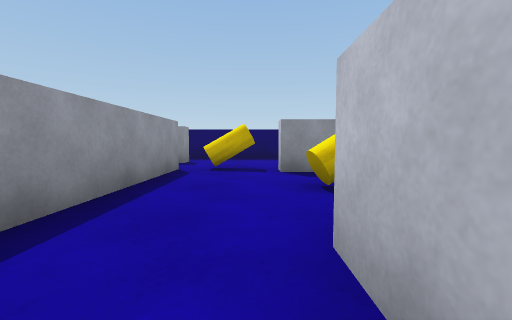
[1] (above)

24 first-person views from a walk through a 3-D level made in the Unity game engine. The camera is 0.57 m above the floor, tilts 4° down and sees 90° across. The floor is counted in squares, 1 m on a side. Each view is taken from the middle of a square. On the plan, view 1 faces up. The plan holds only what a view shows up to about 9 squares ahead; the rest is blank. The player character is not drawn.

[2]
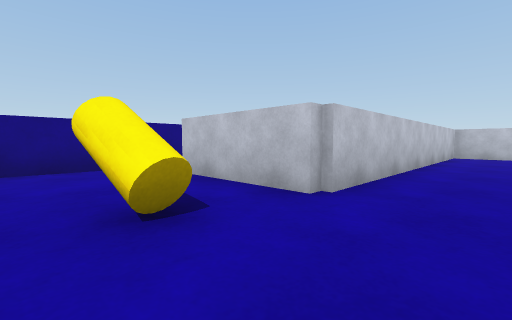

[3]
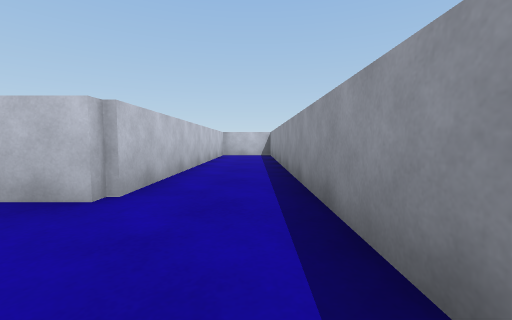

[4]
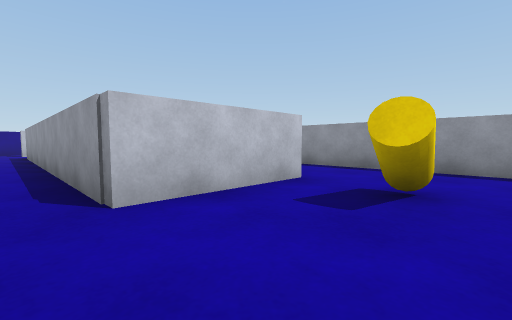

[5]
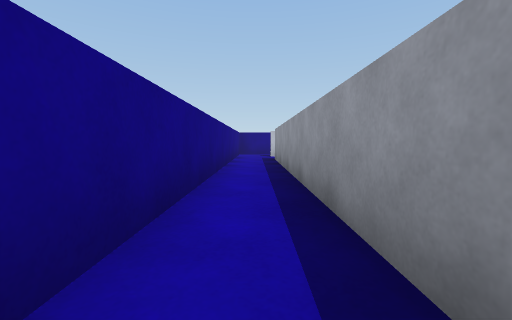

[6]
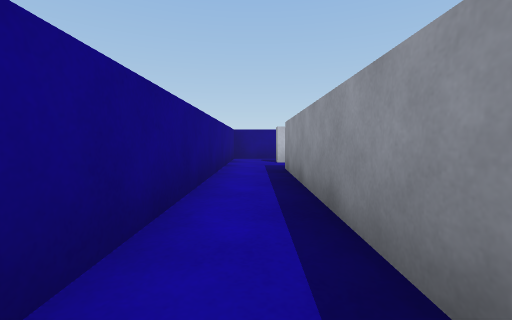

[7]
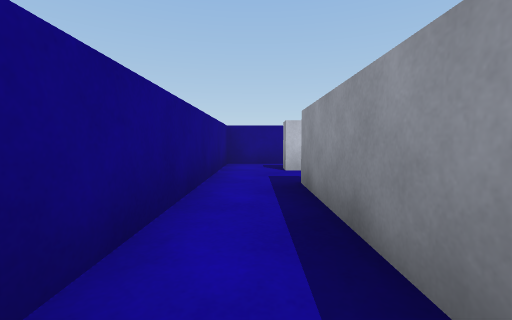

[8]
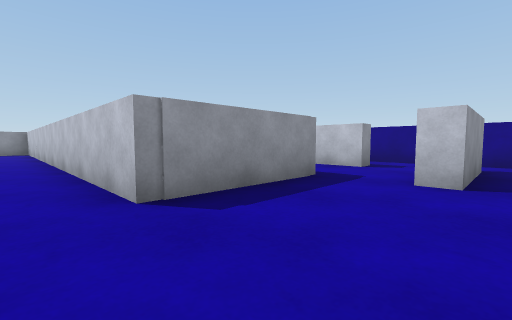

[9]
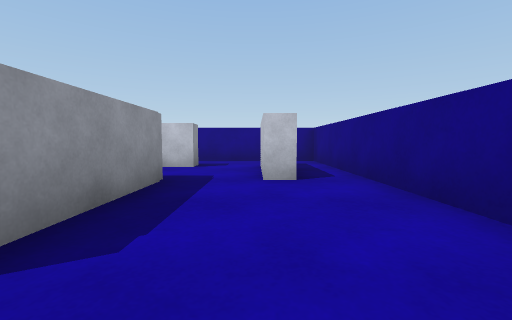

[10]
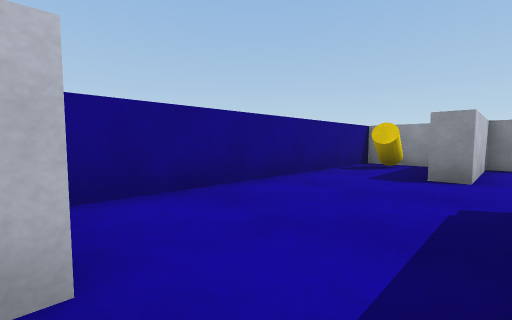

[11]
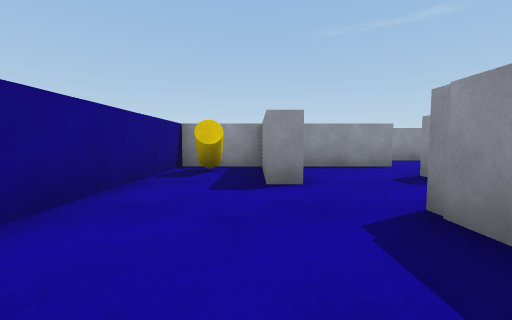

[12]
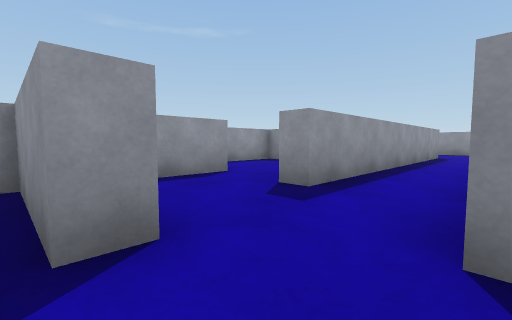

[13]
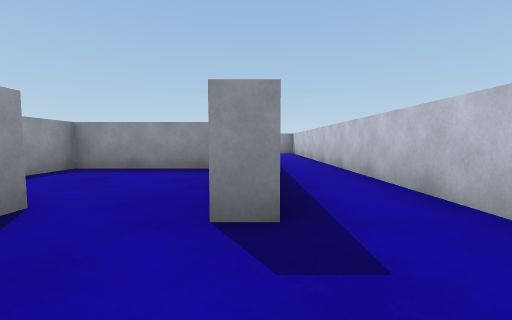

[14]
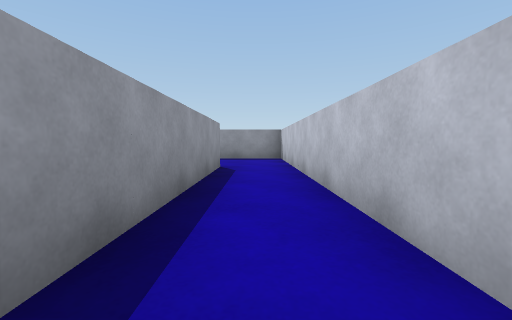

[15]
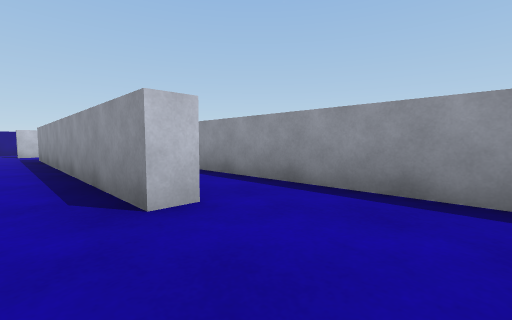

[16]
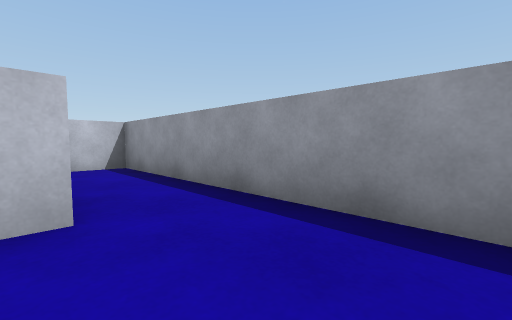

[17]
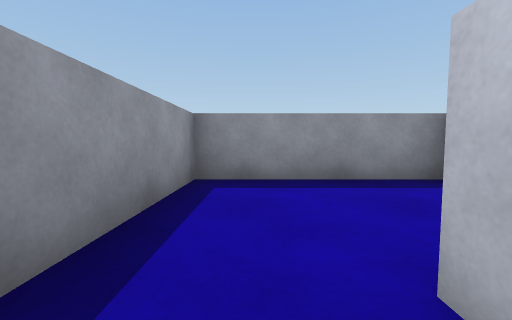

[18]
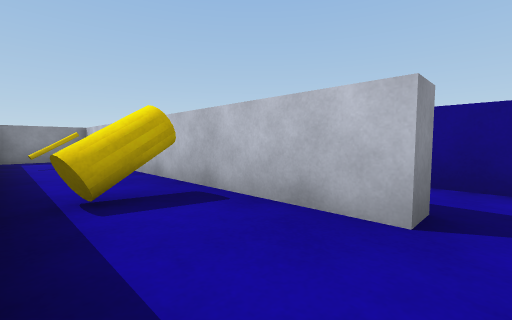

[19]
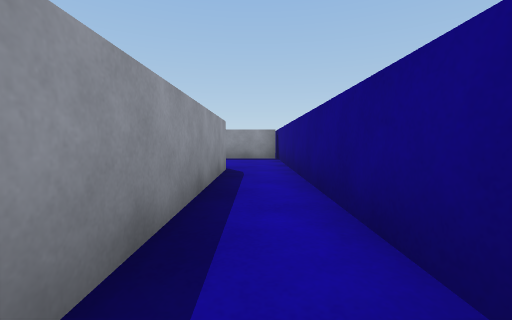

[20]
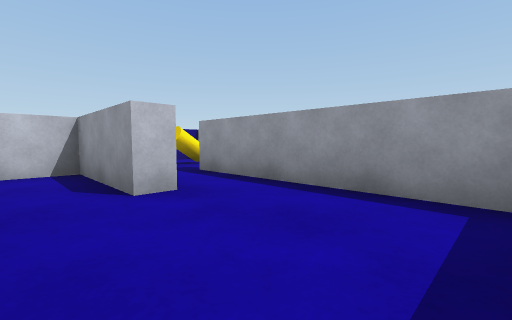

[21]
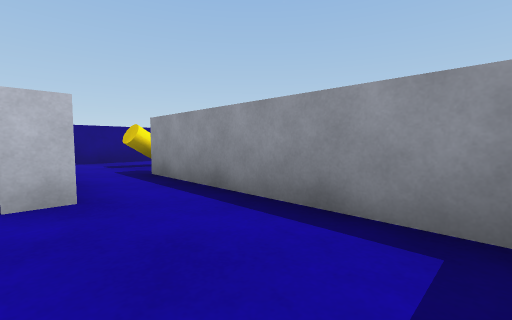

[22]
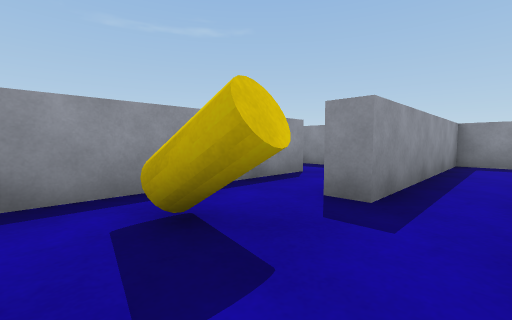

[23]
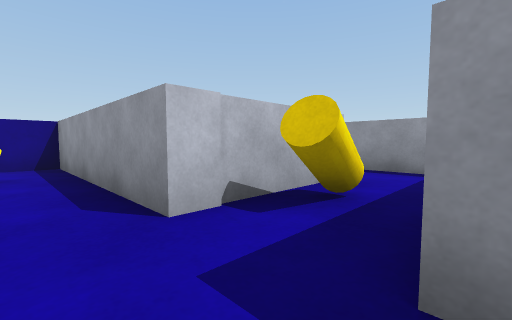

[24]
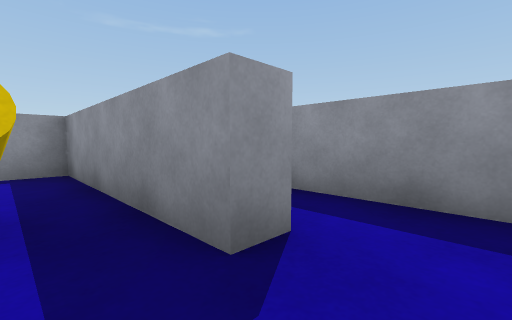

### Floor plan
Points are (right, up) in squares from view 1. A wall is a line through its corners. A room is listed if a view was taken in it or the views show most of it. See-through windows are left out.
Room 1 (views 1, 2, 3, 4, 5, 6, 7, 19)
walls: (-1.6, 4.5) (-1.6, -5); (-1, -7.1) (0.4, -7.1) (0.4, 1.6) (3.4, 1.6) (3.4, -7.6) (2.9, -7.6); (2.5, -9.1) (3.4, -9.1) (3.4, -9.6); (4.7, -9.5) (4.7, 4.9) (0.4, 4.9)
ways out: opening at (4, -9) to room 2; opening at (3, -8) to room 3; opening at (-0.5, 5)
objects: other object (1, 3)
Room 2 (views 8, 9, 11, 12)
walls: (1, -7.6) (-2.1, -7.6); (-3.4, -8.4) (-3.4, -8.9) (-5.9, -8.9) (-5.9, -10.7) (4.7, -10.7) (4.7, -9.5); (3.4, -9.6) (0.8, -9.6) (0.8, -9.1)
ways out: opening at (4, -9) to room 1; opening at (1, -8) to room 3; opening at (-3, -8) to room 4
objects: other object (-5, -10)
Room 3 (views 10, 18)
walls: (2.9, -7.6) (2.9, -3); (2.9, -0.1) (2.9, 1.1) (0.9, 1.1); (0.8, -9.1) (2.5, -9.1)
ways out: opening at (3, -8) to room 1; opening at (1, -8) to room 2
objects: other object (2, -5); other object (2, -1)
Room 4 (views 13, 14, 15, 16, 17)
walls: (-4.4, 1.9) (-3.8, 1.9) (-3.8, -6.2) (-4.4, -6.2); (-2.1, -7.6) (-2.1, 4.9) (-5.9, 4.9) (-5.9, -2) (-4.9, -2); (-4.5, -8.4) (-3.4, -8.4)
ways out: opening at (-3, -8) to room 2; opening at (-4, -7.5) to room 9
Room 5 (views 20, 21)
walls: (-5, -2.5) (-7.9, -2.5) (-7.9, -7.6); (-6.5, -5.8) (-5.9, -5.8)
ways out: opening at (-7, -6.5) to room 6; opening at (-5, -6) to room 9
Room 6 (view 22)
walls: (-7.9, -7.6) (-8.5, -7.6); (-10, -5.8) (-10, -10.7) (-7.2, -10.7)
ways out: opening at (-7, -6.5) to room 5; opening at (-9, -6.5) to room 8
objects: other object (-8, -9)
Room 7 (view 23)
walls: (-10, -3.6) (-10, -4.2); (-8.9, -2.5) (-11, -2.5)
ways out: opening at (-9, -4) to room 8
Room 8 (view 24)
walls: (-12.1, -5.8) (-10, -5.8); (-10, -4.2) (-14.3, -4.2) (-14.3, -6.6)
ways out: opening at (-9, -6.5) to room 6; opening at (-9, -4) to room 7
objects: other object (-11, -5)
Room 9 (no view inside)
walls: (-5.9, -5.8) (-5.9, -8.4) (-4.5, -8.4)
ways out: opening at (-4, -7.5) to room 4; opening at (-5, -6) to room 5

Where each view was taken, in squares from view 1:
view 1: 0 up, 0 right, facing up
view 2: 4 up, 1 left, facing down-right
view 3: 4 up, 1 left, facing down
view 4: 4 up, 4 right, facing down-left
view 5: 1 up, 4 right, facing down
view 6: 2 down, 4 right, facing down
view 7: 4 down, 4 right, facing down
view 8: 10 down, 3 left, facing up-right
view 9: 9 down, 3 left, facing right
view 10: 8 down, 1 right, facing down-left
view 11: 9 down, 0 right, facing left
view 12: 9 down, 2 left, facing up-left
view 13: 8 down, 4 left, facing up
view 14: 4 down, 3 left, facing up
view 15: 4 up, 3 left, facing down-left
view 16: 4 up, 4 left, facing down-left
view 17: 1 up, 5 left, facing up
view 18: 8 down, 1 right, facing up-right
view 19: 4 down, 4 right, facing up
view 20: 3 down, 5 left, facing down-left
view 21: 3 down, 6 left, facing down-left
view 22: 10 down, 7 left, facing up-left
view 23: 4 down, 9 left, facing down-left
view 24: 5 down, 9 left, facing up-left
